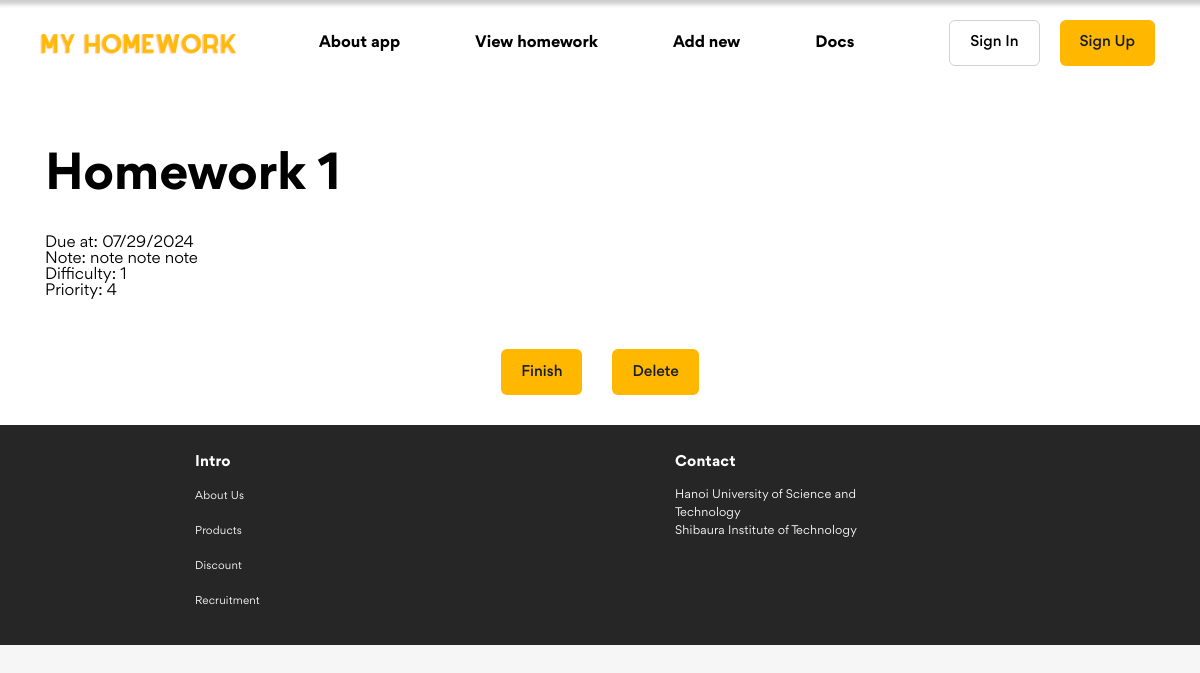
Page /view/homework-details.html/7/ on the committed database.
### app/models.py (models this page shows, shortened)
class Homework(models.Model):
    name = models.CharField(max_length=200) #宿題名
    note = models.TextField(blank=True, default='') #メモ
    due_date = models.DateField() #期限
    difficulty = models.IntegerField(choices=[(1, '1'), (2, '2'), (3, '3'), (4, '4'), (5, '5')]) #難易度
    priority = models.IntegerField(default=0, editable=False) #自動的に計算する優先度
    finished = models.BooleanField(default=False) #完了した宿題かどうか

### app/views.py (the view)
# urls.py: path('view/homework-details.html/<int:id>/', views.homework_details, name='homework_details'),
def homework_details(request, id):
    homework = get_object_or_404(Homework, id=id)
    context = {'homework':homework}
    return render(request, 'view/homework-details.html', context)

### templates/view/homework-details.html (shortened to what this page needs)
<!DOCTYPE html>
<html lang="en">
  <head>
    {% load static %}
    <link rel="stylesheet" href="{% static 'assets/fonts/stylesheet.css' %}" />
    <link rel="stylesheet" href="{% static 'assets/css/main.css' %}" />
  </head>
  <body>
    {% include '../templates/header.html' %}
    <div class="main-first" id="about-app">
      <div class="container">
        <div class="row">
          <div class="col-12">
            <h1 class="page__title">{{ homework.name }}</h1>
          </div>
        </div>
        <div class="row">
          <div class="col-12 detail">
            <p>Due at: {{ homework.due_date|date:"m/d/Y" }}</p>
            {% if homework.note %}
            <p class="homework__note">Note: {{ homework.note }}</p>
            {% endif %}
            <div class="homework__info">
              <p>Difficulty: {{ homework.difficulty }}</p>
              <p>Priority: {{ homework.priority }}</p>
            </div>
          </div>
        </div>
        <div class="row detail__options">
          <form action="{% url 'finished_homework' %}" method="post">
            <button class="btn btn--primary">Finish</button>
        </form>
        <form action="{% url 'view_homework' %}" method="post">
            <button class="btn btn--primary">Delete</button>
        </form>
        </div>
      </div>
    </div>
    {% include '../templates/footer.html' %}
  </body>
</html>

### static/assets/css/main.css (style rules this page uses)
html, body, div, span, applet, object, iframe, h1, h2, h3, h4, h5, h6, p, blockquote, pre, a, abbr, acronym, address, big, cite, code, del, dfn, em, img, ins, kbd, q, s, samp, small, strike, strong, sub, sup, tt, var, b, u, i, center, dl, dt, dd, ol, ul, li, fieldset, form, label, legend, table, caption, tbody, tfoot, thead, tr, th, td, article, aside, canvas, details, embed, figure, figcaption, footer, header, hgroup, menu, nav, output, ruby, section, summary, time, mark, audio, video { margin: 0; padding: 0; border: 0; font-size: 100%; font: inherit; vertical-align: baseline; }
body { line-height: 1; }
* { -webkit-tap-highlight-color: transparent; }
html { font-size: 62.5%; scroll-behavior: smooth; }
body { font-size: 1.6rem; font-family: "Gordita", sans-serif; color: var(--text-color); background: var(--body-bg); }
button { border: none; outline: none; background: transparent; padding: 0; cursor: pointer; }
a, img, button, input, label, textarea, select { padding: 0; font-family: inherit; color: inherit; outline: none; border: none; }
.row > *, .container-fluid, .container { padding-left: calc(var(--grid-gutter-x) * 0.5); padding-right: calc(var(--grid-gutter-x) * 0.5); }
.container-fluid, .container { --grid-gutter-x: 30px; --grid-gutter-y: 0; width: 1370px; margin-left: auto; margin-right: auto; }
.container { width: 1370px; }
.row { display: flex; flex-wrap: wrap; margin-top: calc(var(--grid-gutter-y) * -1); margin-left: calc(var(--grid-gutter-x) * 0.5 * -1); margin-right: calc(var(--grid-gutter-x) * 0.5 * -1); }
.row > * { margin-top: var(--grid-gutter-y); }
.col-12 { flex: 0 0 auto; width: 100%; }
@media (max-width: 1399.98px) { .container { max-width: 1140px; } }
.main-first { width: 100%; background-color: rgb(255, 255, 255); padding: 30px 0; }
#about-app { scroll-margin-top: 100px; }
.page__title { font-size: 50px; line-height: 80px; font-weight: 600; margin-top: 20px; margin-bottom: 20px; }
.detail__options { display: flex; align-items: center; justify-content: center; margin-top: 50px; }
.btn { display: flex; align-items: center; justify-content: center; gap: 10px; height: 46px; padding: 0 20px; border-radius: 6px; background: #f8f8fb; font-size: 1.5rem; font-weight: 500; white-space: nowrap; user-select: none; }
.btn--primary { color: #171c28; background: #ffb700; }
html { background-color: #f6f6f6; }
html { --text-color: black; --body-bg: white; --text-theme-color: #ffb909; --theme-color: #fedb5d; }

### rows in the picture
Homework: name "Homework 1", due_date "07/29/2024", note "note note note", difficulty "1", priority "4"
